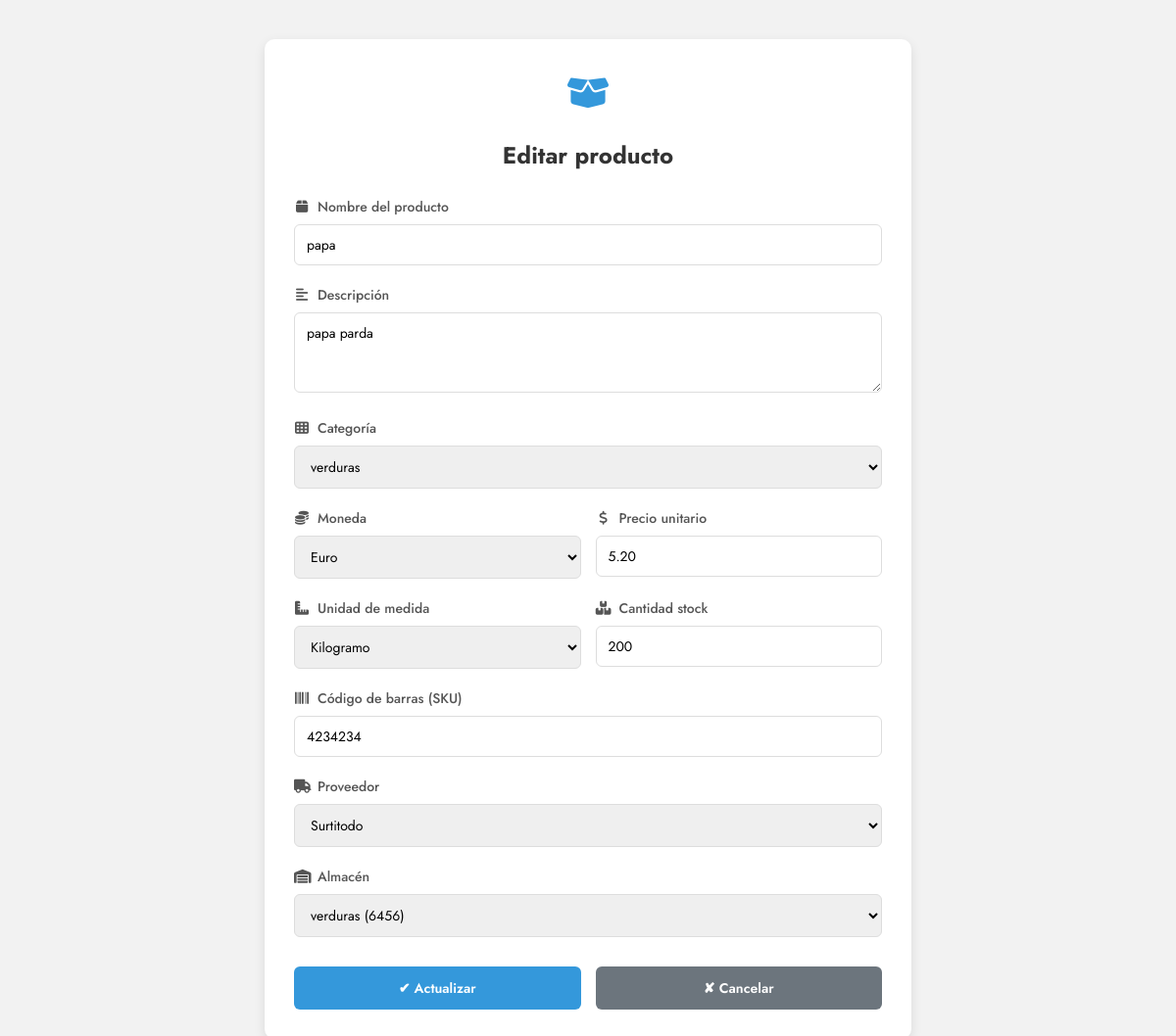
Screenshot of /productos/editar/2/ (signed in) with the database file from the repository.
### account/models.py (models this page shows, shortened)
class Producto(models.Model):
    UNIDAD_CHOICES = [
        ('kg', 'Kilogramo'),
        ('ml', 'Mililitro'),
        ('litro', 'Litro'),
        ('unidad', 'Unidad'),
    ]
    MONEDA_CHOICES = [
        ('COP', 'Peso colombiano'),
        ('USD', 'Dólar estadounidense'),
        ('EUR', 'Euro'),
    ]
    nombre = models.CharField(max_length=100)
    descripcion = models.TextField(blank=True, null=True)
    categoria = models.ForeignKey(Categoria, on_delete=models.SET_NULL, null=True, blank=True)
    precio_unitario = models.DecimalField(max_digits=10, decimal_places=2)
    moneda = models.CharField(max_length=3, choices=MONEDA_CHOICES, default='COP')
    cantidad = models.PositiveIntegerField(default=0)
    unidad = models.CharField(max_length=20, choices=UNIDAD_CHOICES, default='unidad')
    sku = models.CharField(max_length=100, unique=True)
    proveedor = models.ForeignKey(Proveedor, on_delete=models.SET_NULL, null=True, blank=True)
    almacen = models.ForeignKey(Almacen, on_delete=models.SET_NULL, null=True, blank=True)
    estado = models.BooleanField(default=True)
    fecha_creacion = models.DateTimeField(auto_now_add=True)
    fecha_modificacion = models.DateTimeField(auto_now=True)
    class Meta:
        verbose_name = 'Producto'
        verbose_name_plural = 'Productos'
        ordering = ['nombre']

### account/views.py (the view)
# urls.py: path('productos/editar/<int:pk>/', producto_editar, name='producto_editar'),
@login_required_custom
@role_required(module='productos', action='actualizar')
def producto_editar(request, pk):
    producto = get_object_or_404(Producto, pk=pk)
    if request.method == 'POST':
        form = ProductoForm(request.POST, instance=producto)
        if form.is_valid():
            producto = form.save(commit=False)
            producto.estado = True  # ← FUERZA ACTIVO AL EDITAR (evita cambios accidentales)
            producto.save()
            messages.success(request, 'Producto actualizado exitosamente.')
            return redirect('productos_listar')
        else:
            messages.error(request, 'Error al actualizar el producto. Por favor, revisa los datos.')
    else:
        form = ProductoForm(instance=producto)
    categorias = Categoria.objects.filter(estado=True)
    proveedores = Proveedor.objects.filter(estado=True)
    almacenes = Almacen.objects.filter(estado=True)
    monedas = Producto.MONEDA_CHOICES
    return render(request, 'account/producto_form.html', {
        'form': form,
        'producto': producto,
        'categorias': categorias,
        'proveedores': proveedores,
        'almacenes': almacenes,
        'monedas': monedas,
        'titulo': 'Editar Producto',
        'editar': True
    })

### account/models.py (called while the page is built)
    def __str__(self):
        return self.nombre

    def __str__(self):
        return self.nombre

    def __str__(self):
        return f"{self.nombre} ({self.numero if self.numero else 'N/A'})"

### account/templates/account/producto_form.html (shortened to what this page needs)
{% load static %}
<!DOCTYPE html>
<html lang="es">
<head>
    <link rel="stylesheet" href="{% static 'account/css/productos.css' %}">
    <link rel="stylesheet" href="https://cdnjs.cloudflare.com/ajax/libs/font-awesome/6.5.0/css/all.min.css">
</head>
<body class="form-centered">
<div class="card">
    <div class="icono-titulo">
        <i class="fas fa-box-open"></i>
    </div>
    <h2>{% if editar %}Editar{% else %}Nuevo{% endif %} producto</h2>
    <form method="post">
        <div class="form-group">
            <label for="{{ form.nombre.id_for_label }}"><i class="fas fa-box"></i> Nombre del producto</label>
            {{ form.nombre }}
        </div>
        <div class="form-group">
            <label for="{{ form.descripcion.id_for_label }}"><i class="fas fa-align-left"></i> Descripción</label>
            {{ form.descripcion }}
        </div>
        <div class="form-group">
            <label for="{{ form.categoria.id_for_label }}"><i class="fas fa-th"></i> Categoría</label>
            {{ form.categoria }}
        </div>
        <div class="row">
            <div class="form-group">
                <label for="{{ form.moneda.id_for_label }}"><i class="fas fa-coins"></i> Moneda</label>
                {{ form.moneda }}
            </div>
            <div class="form-group">
                <label for="{{ form.precio_unitario.id_for_label }}"><i class="fas fa-dollar-sign"></i> Precio unitario</label>
                {{ form.precio_unitario }}
            </div>
        </div>
        <div class="row">
            <div class="form-group">
                <label for="{{ form.unidad.id_for_label }}"><i class="fas fa-ruler-combined"></i> Unidad de medida</label>
                {{ form.unidad }}
            </div>
            <div class="form-group">
                <label for="{{ form.cantidad.id_for_label }}"><i class="fas fa-boxes"></i> Cantidad stock</label>
                {{ form.cantidad }}
            </div>
        </div>
        <div class="form-group">
            <label for="{{ form.sku.id_for_label }}"><i class="fas fa-barcode"></i> Código de barras (SKU)</label>
            {{ form.sku }}
        </div>
        <div class="form-group">
            <label for="{{ form.proveedor.id_for_label }}"><i class="fas fa-truck"></i> Proveedor</label>
            {{ form.proveedor }}
        </div>
        <div class="form-group">
            <label for="{{ form.almacen.id_for_label }}"><i class="fas fa-warehouse"></i> Almacén</label>
            {{ form.almacen }}
        </div>
        <div class="botones">
            <button class="guardar" type="submit">
                {% if editar %}✔ Actualizar{% else %}✔ Guardar{% endif %}
            </button>
            <a href="{% url 'productos_listar' %}" class="cancelar">✘ Cancelar</a>
        </div>
    </form>
</div>
</body>
</html>

### account/static/account/css/productos.css (style rules this page uses)
body { font-family: 'Jost', sans-serif; background: #f2f2f2; margin: 0; padding: 0; }
body.form-centered { display: flex; justify-content: center; align-items: center; min-height: 100vh; padding: 20px; }
.card { background: white; padding: 30px; border-radius: 10px; box-shadow: 0 4px 12px rgba(0, 0, 0, 0.1); width: 100%; max-width: 600px; margin: 20px auto; }
.icono-titulo { text-align: center; margin-bottom: 15px; color: #3498db; font-size: 2.2rem; }
h2 { text-align: center; color: #333; font-size: 1.5rem; margin-bottom: 25px; }
.form-group { margin-bottom: 20px; }
.form-group label { display: flex; align-items: center; margin-bottom: 8px; color: #555; font-size: 14px; font-weight: 500; }
.form-group label i { margin-right: 8px; width: 16px; text-align: center; }
.form-group input, .form-group select, .form-group textarea { width: 100%; padding: 10px 12px; font-size: 14px; border: 1px solid #ddd; border-radius: 6px; box-sizing: border-box; font-family: 'Jost', sans-serif; }
.form-group textarea { resize: vertical; min-height: 80px; }
.row { display: flex; gap: 15px; }
.row .form-group { flex: 1; }
.botones { display: flex; justify-content: space-between; gap: 15px; margin-top: 30px; }
.botones button, .botones a { flex: 1; padding: 12px; border: none; border-radius: 6px; font-family: 'Jost', sans-serif; font-size: 14px; font-weight: 600; cursor: pointer; text-align: center; text-decoration: none; transition: all 0.2s; display: inline-flex; align-items: center; justify-content: center; gap: 8px; }
.guardar { background-color: #3498db; color: white; }
.cancelar { background-color: #6c757d; color: white; }

### rows the page displays
Producto: nombre "papa", descripcion "papa parda", categoria "verduras", moneda "Euro", precio_unitario "5.20", unidad "Kilogramo", cantidad "200", sku "4234234", proveedor "Surtitodo", almacen "verduras (6456)"
